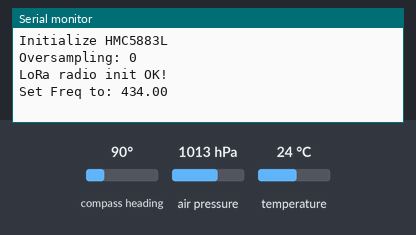
Bench run of a sketch on a simulated Arduino Uno, built for the host (arithmetic inside an expression is 32-bit, double 64-bit). On the bench: the last lines printed to the serial monitor. The inputs (shaded band) are chosen by the test bench; at power-on: air pressure 1013 hPa, compass heading 90°, temperature 24 °C. No radio packets arrive unless stated.

Above: at 1.2 s.
1.3 s: air pressure set to 952 hPa
At 6.5 s:
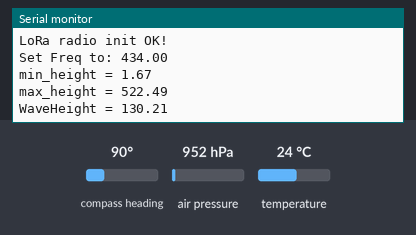
11.5 s: air pressure set to 975 hPa
At 16.4 s:
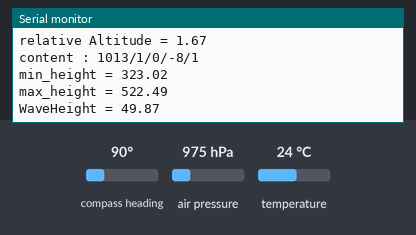

The sketch:

Buoy.ino
```cpp
#include <Wire.h>
#include <MS5611.h>
#include <HMC5883L.h>
#include <MPU6050.h>

#include <SPI.h>
#include <RH_RF95.h>

#define RFM95_RST 11
#define RFM95_CS  10
#define RFM95_INT 1

#define RF95_FREQ 434.0

RH_RF95 rf95(RFM95_CS, RFM95_INT);
MS5611 ms5611;
HMC5883L compass;
MPU6050 mpu;

double referencePressure, realTemperature;
double wave_power;
float relativeAltitude;
float wave_period;
long realPressure;
long pressure;
double min_height, max_height, wave_height, mid_point, smudge_factor;
byte escaped, started;
unsigned long period_start, period_end;
float avg_period = -1;
double altitude;
int len = 0;

void setup()
{

  pinMode(RFM95_RST, OUTPUT);
  digitalWrite(RFM95_RST, HIGH);

  while(!ms5611.begin()) {
    delay(500);
  }

  while(!mpu.begin(MPU6050_SCALE_2000DPS, MPU6050_RANGE_2G)) {
    delay(500);
  }

  mpu.setI2CMasterModeEnabled(false);
  mpu.setI2CBypassEnabled(true) ;
  mpu.setSleepEnabled(false);

  Serial.println("Initialize HMC5883L");
  while (!compass.begin())
  {
    delay(500);
  }

  compass.setRange(HMC5883L_RANGE_1_3GA);
  compass.setMeasurementMode(HMC5883L_CONTINOUS);
  compass.setDataRate(HMC5883L_DATARATE_30HZ);
  compass.setSamples(HMC5883L_SAMPLES_8);
  compass.setOffset(0, 0);
  referencePressure = 101320;
  checkSettings();

  digitalWrite(RFM95_RST, LOW);
  delay(10);
  digitalWrite(RFM95_RST, HIGH);
  delay(10);

  while (!rf95.init()) {
    Serial.println("LoRa radio init failed");
    Serial.println("Uncomment '#define SERIAL_DEBUG' in RH_RF95.cpp for detailed debug info");
    while (1);
  }
  Serial.println("LoRa radio init OK!");

  // Defaults after init are 434.0MHz, modulation GFSK_Rb250Fd250, +13dbM
  if (!rf95.setFrequency(RF95_FREQ)) {
    Serial.println("setFrequency failed");
    while (1);
  }
  Serial.print("Set Freq to: "); Serial.println(RF95_FREQ);
  rf95.setTxPower(23, false);
}

void checkSettings()
{
  Serial.print("Oversampling: ");
  Serial.println(ms5611.getOversampling());
}


void loop()
{
  // Read raw values
  uint32_t rawTemp = ms5611.readRawTemperature();
  uint32_t rawPressure = ms5611.readRawPressure();

  // Read true temperature & Pressure
  realTemperature = ms5611.readTemperature();
  realPressure = ms5611.readPressure();
  float realPressureInHPa = (float)(realPressure / 100.0);

  // Calculate altitude
  float absoluteAltitude = ms5611.getAltitude(realPressure);
  relativeAltitude = ms5611.getAltitude(realPressure, referencePressure);

  Vector norm = compass.readNormalize();

  float heading = atan2(norm.YAxis, norm.XAxis);

  float declinationAngle = (-4.0 + (44.0/60.0)) / (180 / PI);
  heading += declinationAngle;

  if(heading < 0) heading += 2 * PI;
  if(heading > 2 * PI) heading -= 2 * PI;

  get_wave_power(realPressure, referencePressure);

  char radiopacket[50] = "";
  char buf[20] = "";
  itoa((int)realPressureInHPa, radiopacket, 10); //0000


  strcat(radiopacket, "/");
  Serial.print("relative Altitude = ");
  Serial.println(relativeAltitude);
  itoa((int)relativeAltitude, buf, 10);
  strcat(radiopacket, buf);

  buf[0] = '\n';

  strcat(radiopacket, "/");
  itoa((int)wave_period, buf, 10);
  strcat(radiopacket, buf);

  buf[0] = '\n';

  strcat(radiopacket, "/");
  itoa((int)wave_power, buf, 10);
  strcat(radiopacket, buf);

  buf[0] = '\n';

  strcat(radiopacket, "/");
  itoa((int)heading, buf, 10); // 0000/0000/0000/0000/0000
  strcat(radiopacket, buf);

  buf[0] = '\n';

  rf95.send((uint8_t *)radiopacket, sizeof(radiopacket));
  rf95.waitPacketSent();

  Serial.print("content : ");
  Serial.println(radiopacket);


}

void get_wave_power(double real_pressure, double reference_pressure){

  unsigned long start_time = millis();
  pressure = ms5611.readPressure();
  altitude = ms5611.getAltitude(real_pressure, reference_pressure);
  max_height = altitude;
  min_height = altitude;


  //  for 15 seconds try and get wave height
  while(millis() - start_time < 5000){
    pressure = ms5611.readPressure();
    altitude = ms5611.getAltitude(pressure, reference_pressure);
    if (altitude < min_height) min_height = altitude;
    if (altitude > max_height) max_height = altitude;
  }
  mid_point = (max_height + min_height)/2.0;
  wave_height = (max_height - mid_point) / 2.0;
  Serial.print("min_height = ");
  Serial.println(min_height);
  Serial.print("max_height = ");
  Serial.println(max_height);
  Serial.print("WaveHeight = ");
  Serial.println(wave_height);
  smudge_factor = wave_height * 0.15;

  start_time = millis();
  //  for 15 seconds try and get wave period
  while(millis() - start_time < 5000){
    pressure = ms5611.readPressure();
    altitude = ms5611.getAltitude(pressure, reference_pressure);
    //    if within a range of 30% of wave height from the mid point
    //    start the timer else stop it
    if (altitude < mid_point + smudge_factor && altitude > mid_point - smudge_factor){
      if ( !started){
        period_start = millis();
        started = true;
      }
      else{
        if ( escaped ){
          // if it has started and escaped and is now returning
          period_end = millis();
          started = false;
          escaped = false;
          // if the variable has already been assigned
          // use its previous value and new value to work out avg
          if(avg_period != -1){
            avg_period = (avg_period + (period_end-period_start)*2)  / 2.0;
          }
          // assign it
          else{
            avg_period =  (period_end-period_start)*2;
            Serial.print("period end = ");
            Serial.println(period_end);
            Serial.print("period start = ");
            Serial.println(period_start);
          }

        }
      }
    }
    else{
      escaped = true;
    }
  }
  wave_period = avg_period/1000;
  Serial.print("WavePeriod = ");
  Serial.println(wave_period);
  // work out wave power according to https://en.wikipedia.org/wiki/Wave_power wave power formula
  wave_power = 0.5 * wave_height * wave_height * (avg_period / 1000);
}
```

Measured:
- after the input at 1.3 s, the serial monitor: prints a new line after 3.7 s (image 1)
- after the input at 11.5 s, the serial monitor: prints a new line after 3.6 s (image 2)
